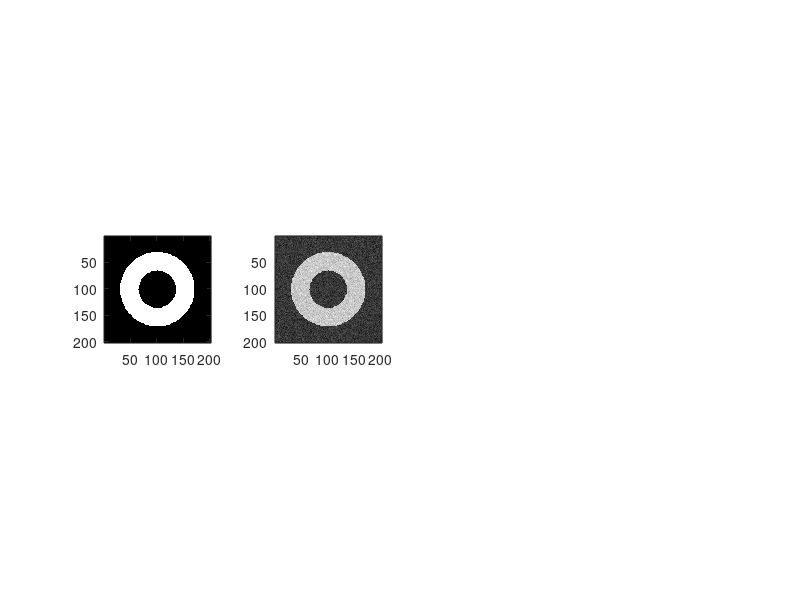

The MATLAB script that drew this image: (Note: this script raises an error after producing the figure.)
%%
X = 202;
bin_image = zeros(X,X);
max_r = 70;
min_r = 35;
for x = 1:X
    for y = 1:X
        dist = sqrt((x - X/2)^2 + (y - X/2)^2);
        if (dist < max_r && dist > min_r)
            bin_image(x,y) = 1;
        end
    end
end

% adding noises
noisy_image = imnoise(bin_image,'gaussian', 0, 0.01);

%%
figure;
subplot(141); imagesc(bin_image);   colormap gray; axis image;
subplot(142); imagesc(noisy_image); colormap gray; axis image;

%%
x  = 1:300;
fc = 2;
Hn      = ButterworthTransfer(     x, 8, fc);
HnShort = ButterworthTransferShort(x, 8, fc);
Hn_rev = Hn(end:-1:1);
figure;  plot(abs(Hn));
hold on; plot(abs(HnShort));

%%
ButterKer = ButterworthKernel(202, 8, fc);
figure; plot(abs(ButterKer(101,:)));

ImgConv = abs(IFT(FT(ButterKer).*FT(bin_image)));
%ImgConv = ImgConv/max(ImgConv(:));
figure;
subplot(121); imagesc(noisy_image); colormap gray; axis image;
subplot(122); imagesc(ImgConv);     colormap gray; axis image;


%%
% options = optimoptions('fmincon',...
%     'SpecifyObjectiveGradient',true,'SpecifyConstraintGradient',false);
% x0 = [7];
% A = [];
% b = [];
% Aeq = [];
% beq = [];
% lb = [];
% ub = [];
% [x,fval] = fmincon(@(x) L2NormCost(x, bin_image, ImgConv),x0,A,b,Aeq,beq,lb,ub,[],options);

l = -inf;
u =  inf;
opts    = struct( 'x0', 7);
opts.printEvery     = 1;
opts.m  = 5;

% Ask for very high accuracy
opts.pgtol      = 1e-10;
opts.factr      = 1e7;

[x,f,info] = lbfgsb( @(x) L2NormCost(x, bin_image, ImgConv) , l, u, opts );
%[x,f,info] = lbfgsb( @lbfgsb_test_func , l, u, opts );

    function [y, dy] = L2NormCost(x, bin_image, ImgConv)
        [ButterKer, d_ButterKer] = ButterworthKernel(202, 8, x);
        img       = abs(IFT(FT(ButterKer)  .*FT(bin_image)));
        df        = abs(IFT(FT(d_ButterKer).*FT(bin_image)));
        temp      = abs(img - ImgConv).^2;
        y         = sum(temp(:));
        diff      = (img - ImgConv).*df;
        dy        = 2*sum(diff(:));
        disp('x = ')
        disp(x)
    end